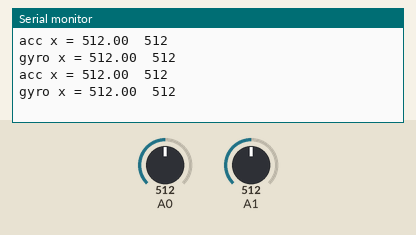
Recording of a sketch running on a simulated Arduino Uno, built with avr-gcc and run on an emulated ATmega328P. Parts: the last lines printed to the serial monitor. Inputs (shaded band) come from the test bench; at power-on: A0 = 512, A1 = 512.

Above: at 11.3 s.
11.4 s: A0 set to 716
At 12.7 s:
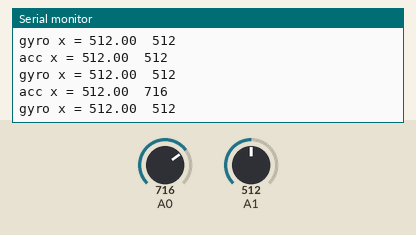
12.9 s: A1 set to 716
At 13.8 s:
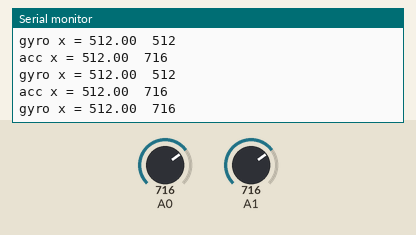
14.4 s: A0 set to 900
At 15.5 s:
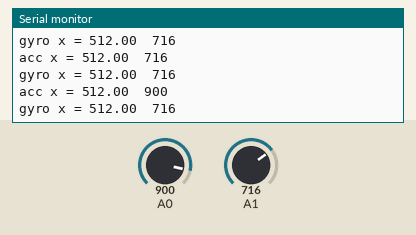
15.9 s: A1 set to 900
At 16.9 s:
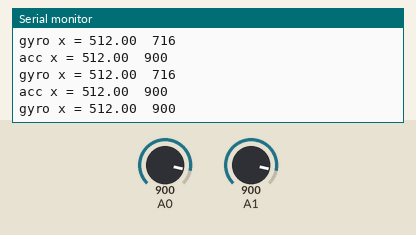
Timing chart, 0 to 18.4 s (numbered marks = the images above; inputs shaded):
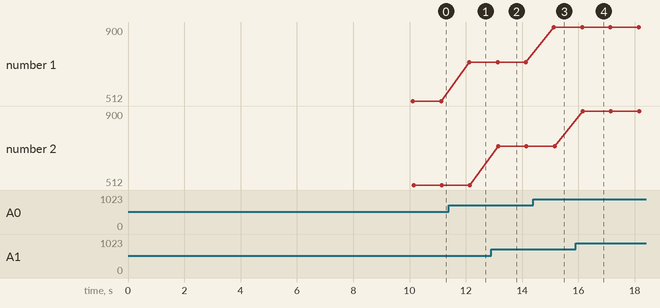

Measured:
- after the input at 11.4 s, the serial monitor: prints a new line after 0.73 s (image 1)
- after the input at 12.9 s, the serial monitor: prints a new line after 0.25 s (image 2)
- after the input at 14.4 s, the serial monitor: prints a new line after 0.73 s (image 3)
- after the input at 15.9 s, the serial monitor: prints a new line after 0.25 s (image 4)
- plotted number 1: 512 → 716 after the input at 11.4 s, 716 → 900 after the input at 14.4 s

The sketch:

Calibrate_IMU.ino
```cpp
struct Accelerometer
{
  long x, y, z;
  int offset_x, offset_y, offset_z;
  float acc_x, acc_y, acc_z;
  float angle_x, angle_y, angle_z;
  float R;
};

struct Accelerometer accelero;

struct Gyroscope
{
  long x, y, z;
  int offset_x, offset_y, offset_z;
  float angRate_x, angRate_y, angRate_z;
  float angle_x, angle_y, angle_z;
};

struct Gyroscope gyro;

void setup()
{
  analogReference(EXTERNAL);
  Serial.begin(9600);
  delay(100);
  accelero = readAccelerometer(accelero);
  gyro = readGyroscope(gyro);
}

void loop()
{
  Serial.print("acc x = "); Serial.print(accelero.acc_x); Serial.print("\t"); Serial.print(analogRead(A0)); Serial.print("\n");
  Serial.print("gyro x = "); Serial.print(gyro.angRate_x); Serial.print("\t"); Serial.print(analogRead(A1)); Serial.print("\n");
  delay(1000);
}

struct Accelerometer readAccelerometer(struct Accelerometer accelero)
{
  int i=0;
  accelero.x = 0; accelero.y = 0; accelero.z = 0;
  for (i=0; i<100; i++)
  {
    accelero.x += analogRead(A0);
//    accelero.y += analogRead(A);
//    accelero.z += analogRead(A);

    delay(50);
  }

  accelero.acc_x = accelero.x / 100;
  accelero.acc_y = accelero.y / 100;
  accelero.acc_z = accelero.z / 100;

  return accelero;
}

struct Gyroscope readGyroscope(struct Gyroscope gyro)
{
  int i=0;
  gyro.x = 0; gyro.z = 0;
  for (i=0; i<100; i++)
  {
    gyro.x += analogRead(A1);
//    gyro.z += analogRead(A3);

    delay(50);
  }

  gyro.angRate_x = gyro.x / 100;
//  gyro.angRate_z = gyro.z / 100;

  return gyro;
}
```
